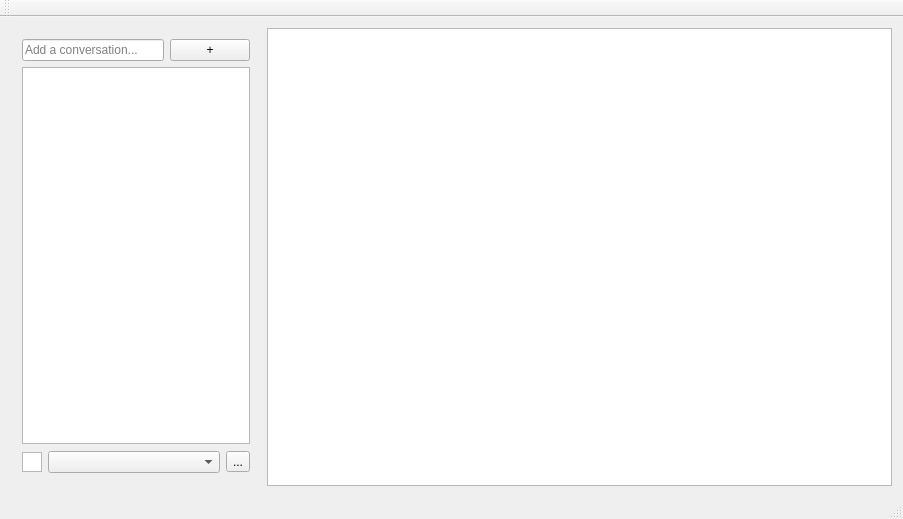
<?xml version="1.0" encoding="UTF-8"?>
<ui version="4.0">
 <class>LinphoneWindow</class>
 <widget class="QMainWindow" name="LinphoneWindow">
  <property name="geometry">
   <rect>
    <x>0</x>
    <y>0</y>
    <width>903</width>
    <height>519</height>
   </rect>
  </property>
  <property name="windowTitle">
   <string>LinphoneWindow</string>
  </property>
  <widget class="QWidget" name="centralWidget">
   <layout class="QGridLayout" name="gridLayout">
    <item row="0" column="1">
     <layout class="QHBoxLayout" name="horizontalLayout">
      <property name="sizeConstraint">
       <enum>QLayout::SetDefaultConstraint</enum>
      </property>
      <item>
       <widget class="QWidget" name="leftSideWidget" native="true">
        <property name="maximumSize">
         <size>
          <width>250</width>
          <height>16777215</height>
         </size>
        </property>
        <layout class="QGridLayout" name="gridLayout_2">
         <item row="0" column="0">
          <layout class="QHBoxLayout" name="searchBarLayout">
           <item>
            <widget class="QLineEdit" name="searchBar">
             <property name="placeholderText">
              <string>Add a conversation...</string>
             </property>
            </widget>
           </item>
           <item>
            <widget class="QPushButton" name="addConversationBtn">
             <property name="text">
              <string>+</string>
             </property>
            </widget>
           </item>
          </layout>
         </item>
         <item row="2" column="0">
          <widget class="QWidget" name="accountWidget" native="true">
           <property name="minimumSize">
            <size>
             <width>0</width>
             <height>25</height>
            </size>
           </property>
           <property name="maximumSize">
            <size>
             <width>16777215</width>
             <height>25</height>
            </size>
           </property>
           <layout class="QGridLayout" name="gridLayout_3">
            <property name="leftMargin">
             <number>0</number>
            </property>
            <property name="topMargin">
             <number>0</number>
            </property>
            <property name="rightMargin">
             <number>0</number>
            </property>
            <property name="bottomMargin">
             <number>0</number>
            </property>
            <item row="0" column="0">
             <layout class="QHBoxLayout" name="accountLayout">
              <item>
               <widget class="QGraphicsView" name="accountStatus">
                <property name="maximumSize">
                 <size>
                  <width>20</width>
                  <height>20</height>
                 </size>
                </property>
                <property name="foregroundBrush">
                 <brush brushstyle="SolidPattern">
                  <color alpha="255">
                   <red>82</red>
                   <green>204</green>
                   <blue>83</blue>
                  </color>
                 </brush>
                </property>
               </widget>
              </item>
              <item>
               <widget class="QComboBox" name="accountCombo">
                <property name="currentText">
                 <string/>
                </property>
                <property name="duplicatesEnabled">
                 <bool>true</bool>
                </property>
               </widget>
              </item>
              <item>
               <widget class="QToolButton" name="accountOptions">
                <property name="text">
                 <string>...</string>
                </property>
               </widget>
              </item>
             </layout>
            </item>
           </layout>
          </widget>
         </item>
         <item row="1" column="0">
          <widget class="QListView" name="conversationsList"/>
         </item>
        </layout>
       </widget>
      </item>
      <item>
       <widget class="QListView" name="chatList"/>
      </item>
     </layout>
    </item>
   </layout>
  </widget>
  <widget class="QMenuBar" name="menuBar">
   <property name="geometry">
    <rect>
     <x>0</x>
     <y>0</y>
     <width>903</width>
     <height>22</height>
    </rect>
   </property>
  </widget>
  <widget class="QToolBar" name="mainToolBar">
   <attribute name="toolBarArea">
    <enum>TopToolBarArea</enum>
   </attribute>
   <attribute name="toolBarBreak">
    <bool>false</bool>
   </attribute>
  </widget>
  <widget class="QStatusBar" name="statusBar"/>
 </widget>
 <layoutdefault spacing="6" margin="11"/>
 <resources/>
 <connections/>
</ui>
